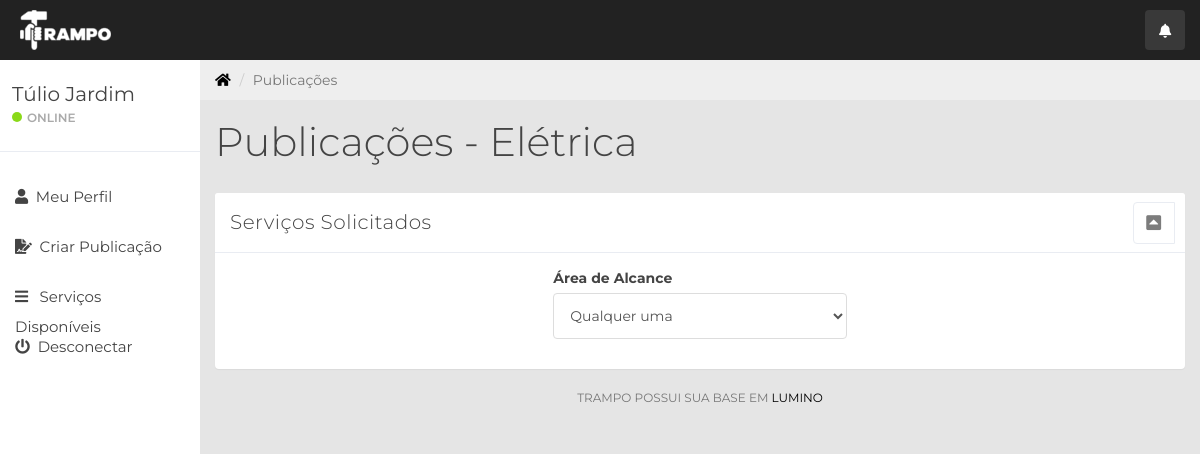
The app's page /publicacoes.php?catid=2 (signed in) with its own data.
### tables this page shows
CREATE TABLE IF NOT EXISTS `conta` (
  `id` INT(10) UNSIGNED NOT NULL AUTO_INCREMENT,
  `nome` VARCHAR(45) NOT NULL,
  `sobrenome` VARCHAR(45) NOT NULL,
  `email` VARCHAR(45) NOT NULL,
  `senha` VARCHAR(255) NOT NULL,
  `celular` VARCHAR(11) NOT NULL,
  `cep` VARCHAR(11) NOT NULL,
  PRIMARY KEY (`id`),
  UNIQUE INDEX `email_UNIQUE` (`email` ASC));

CREATE TABLE IF NOT EXISTS `categoria` (
  `id` INT(10) UNSIGNED NOT NULL AUTO_INCREMENT,
  `nome` VARCHAR(45) NOT NULL,
  PRIMARY KEY (`id`));

### php/conta.php (called while the page is built, shortened)
<?php
class Conta {
    private $id;
     public function __construct() {
        $database = new Database();
        $dbSet = $database->dbSet();
        $this->conn = $dbSet;
    }
    public function setId($id){
        $this->id = $id;
    }
    public function view() {
        $query = "SELECT * FROM `conta` WHERE `id` = :id ;";
        $stmt = $this->conn->prepare($query);
        $stmt->bindParam(":id", $this->id);
        try {
            $stmt->execute();
            return $stmt->fetch(PDO::FETCH_OBJ);
        } catch (PDOException $e) {
            echo $e->getMessage();
            return null;
        }
    }
    public function viewCategoria($id) {
        $query = "SELECT * FROM `categoria` WHERE id = :id ;";
        $stmt = $this->conn->prepare($query);
        $stmt->bindParam(":id", $id);
        try {
            $stmt->execute();
            return $stmt->fetch(PDO::FETCH_OBJ);
        } catch (PDOException $e) {
            echo $e->getMessage();
            return null;
        }
    }
}

### publicacoes.php (the view, shortened to what this page needs)
<?php
include_once('header.php');
$cat = $conta->viewCategoria($_GET['catid']);
?>
	<div class="col-sm-9 col-sm-offset-3 col-lg-10 col-lg-offset-2 main">
		<div class="row">
			<ol class="breadcrumb">
				<li><a href="#">
					<em class="fa fa-home"></em>
				</a></li>
				<li class="active">Publicações</li>
			</ol>
		</div>
		<div class="row">
			<div class="col-lg-12">
				<h1 class="page-header">Publicações - <?= $cat->nome ?></h1>
			</div>
		</div>
		<div class="panel panel-default articles">
			<div class="panel-heading">
				Serviços Solicitados
				<span class="pull-right clickable panel-toggle panel-button-tab-left"><em class="fa fa-toggle-up"></em></span></div>
			<div class="panel-body articles-container">
				<div class="row">
					<div class="col-md-4 col-md-offset-4 form-group">
						<label>Área de Alcance</label>
						<form role="form" method="post" name="filtro" action="publicacoes.php?catid=<?= $_GET['catid'] ?>">
							<select name="regiao" class="form-control" onchange="this.form.submit()">
								<option value="0">Qualquer uma</option>
							</select>
						</form>
					</div>
				</div>
			</div>
		</div>
			<div class="col-sm-12">
				<p class="back-link">Trampo possui sua base em <a href="https://www.medialoot.com">Lumino</a></p>
			</div>
		</div>
</body>
</html>

### header.php (shortened to what this page needs)
<?php
include_once('php/conta.php');
$conta = new Conta();
$conta->setId($_SESSION['id']);
$c = $conta->view();
$countRespostas = $conta->countRespostas();
?>
<!DOCTYPE html>
<html>
<head>
	<link href="css/bootstrap.min.css" rel="stylesheet">
	<link href="css/font-awesome.min.css" rel="stylesheet">
	<link rel="stylesheet" href="https://use.fontawesome.com/releases/v5.2.0/css/all.css">
	<link href="css/datepicker3.css" rel="stylesheet">
	<link href="css/styles.css" rel="stylesheet">
</head>
<body>
	<nav class="navbar navbar-custom navbar-fixed-top" role="navigation">
		<div class="container-fluid">
			<div class="navbar-header">
				<a class="navbar-brand" href="#"><img src="img/logo.png" class="img-responsive" alt="Trampo"></a>
				<ul class="nav navbar-top-links navbar-right">
					<li class="dropdown"><a class="dropdown-toggle count-info" data-toggle="dropdown" href="#">
						<em class="fa fa-bell"></em><?php if($countRespostas > 0) { ?><span class="label label-info"><?= $countRespostas; ?></span><?php } ?>
					</a>
					</li>
				</ul>
			</div>
		</div>
	</nav>
	<div id="sidebar-collapse" class="col-sm-3 col-lg-2 sidebar">
		<div class="profile-sidebar">
			<div class="profile-usertitle">
				<div class="profile-usertitle-name"><?php echo $c->nome . ' ' . $c->sobrenome ?></div>
				<div class="profile-usertitle-status"><span class="indicator label-success"></span>Online</div>
			</div>
		</div>
		<ul class="nav menu">
			<li><a href="perfil.php"><em class="fa fa-user">&nbsp;</em> Meu Perfil</a></li>
			<li><a href="criaPublicacao.php"><em class="fa fa-file-signature">&nbsp;</em> Criar Publicação</a></li>
			<li class="parent "><a data-toggle="collapse" href="#sub-item-1">
				<em class="fa fa-navicon">&nbsp;&nbsp;</em> Serviços Disponíveis<span data-toggle="collapse" href="#sub-item-1" class="icon pull-right"></span>
				</a>
			</li>
			<li><a href="login.php"><em class="fa fa-power-off">&nbsp;</em> Desconectar</a></li>
		</ul>
	</div>

### css/styles.css (style rules this page uses)
body { background: #e5e5e5; padding-top: 60px; font-size: 14px; color: #444444; font-family: "Montserrat", "Helvetica Neue", Helvetica, Arial, sans-serif; }
p { color: #777; }
a, a:hover, a:focus { color: #000; }
h1, h2, h3, h4, h5, h6 { color: #444444; }
h1 { font-weight: 300; font-size: 40px; }
.navbar-custom { background: #222; height: 60px; }
.navbar-header .navbar-brand { color: #fff; font-size: 20px; text-transform: uppercase; font-weight: 500; height: 60px; padding-top: 10px; padding-left: 20px; }
.dropdown { background: rgba(255, 255, 255, 0.1); float: left; margin: 10px 8px; padding: 0px; border-radius: 4px; }
.dropdown a.dropdown-toggle { color: #fff; height: 40px; width: 40px; padding-top: 11px; padding-left: 9px; }
.navbar-top-links li:last-child { margin-right: 15px; }
.dropdown em { margin: 0 5px; }
.label-success { background-color: #8ad919; }
.panel { border: 0; }
.panel-heading .fa-toggle-up, .panel-heading .fa-toggle-down { font-size: 17px; }
.panel-heading { font-size: 20px; font-weight: 300; letter-spacing: 0.025em; height: 60px; line-height: 38px; }
.panel-default .panel-heading { background: #fff; border-bottom: 1px solid #e9ecf2; color: #444444; }
.panel-settings a, .panel-toggle { width: 40px; padding: 2px 0 0 0; }
.panel-settings, .panel-toggle { display: inline-block; margin: -1px -5px 0 15px !important; border-radius: 4px; text-align: center; border: 1px solid #e9ecf2; color: #7c7c7c; background: #fff; width: 42px; }
.clickable { cursor: pointer; }
.panel-heading span { margin: 0px; font-size: 14px; }
.panel-button-tab-left { border-top-right-radius: 0; border-bottom-right-radius: 0; }
.navbar { border: 0; }
.sidebar { display: block; padding: 0; display: none; box-shadow: none; background: #fff; }
.sidebar ul { margin: 20px 0px; }
@media (min-width: 768px) { .sidebar { display: block; position: fixed; top: 60px; bottom: 0; left: 0; z-index: 1000; display: block; margin: 0; padding: 0; overflow-x: hidden; overflow-y: auto; } }
@media (min-width: 768px) { .navbar-header { width: 100%; } }
.sidebar ul.nav li a { height: 50px; font-size: 15px; line-height: 2em; color: #444444; }
.profile-sidebar { padding: 10px 0; border-bottom: 1px solid #e9ecf2; }
.indicator { width: 10px; height: 10px; display: inline-block; border-radius: 9999px; margin-right: 5px; }
.profile-usertitle { float: left; text-align: left; margin: 10px 0 0 12px; }
.profile-usertitle-name { font-size: 20px; margin-bottom: 0px; }
.profile-usertitle-status { text-transform: uppercase; color: #AAA; font-size: 12px; font-weight: 600; margin-bottom: 15px; }
.breadcrumb { border-radius: 0; padding: 10px 15px 10px 15px; background: #eee; margin: 0; }
h1.page-header { margin-top: 20px; border-bottom: 0; }
p.back-link { text-align: center; margin-bottom: 20px; font-size: 12px; text-transform: uppercase; }
.main { background-color: #e5e5e5; }
select.form-control { border: 1px solid #ddd; box-shadow: none; height: 46px; }

### records on screen
conta: nome "Túlio", sobrenome "Jardim"
categoria: nome "Elétrica"
